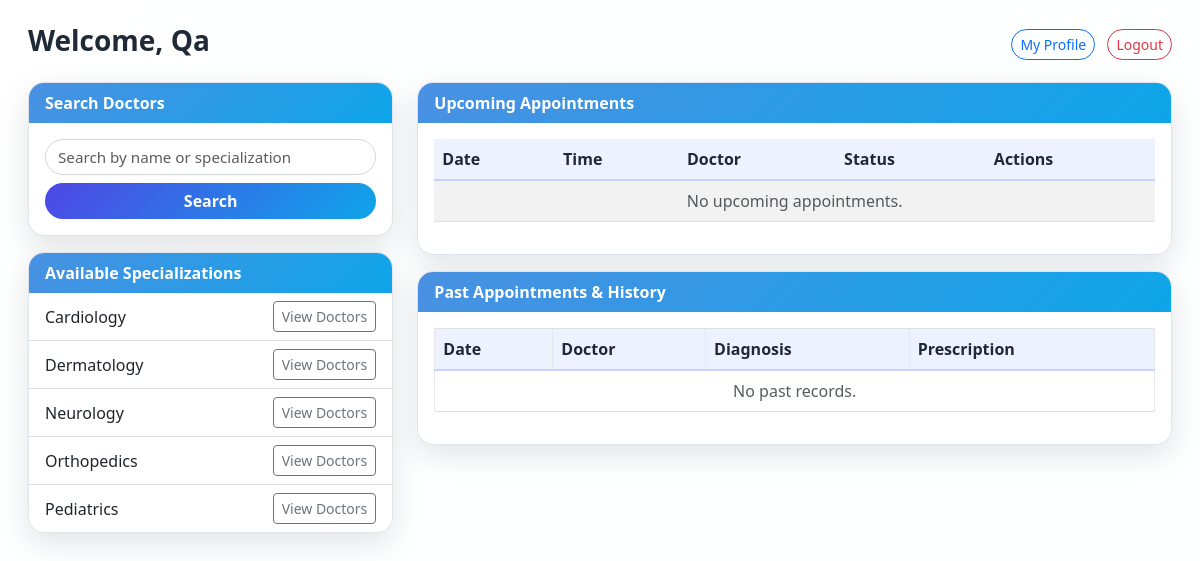
Page /patient (signed in) on the earlier database version.
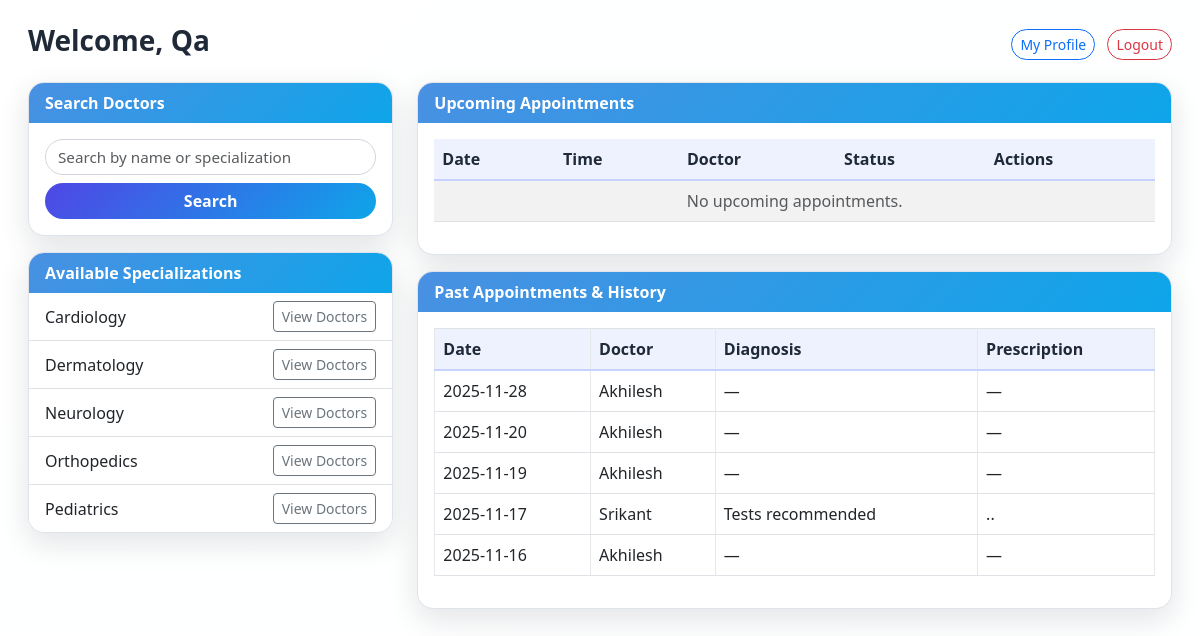
Same page on the later database version.
### models.py (models this page shows, shortened)
class Department(db.Model):
    id = db.Column(db.Integer, primary_key=True)
    name = db.Column(db.String(100), unique=True, nullable=False, index=True)
    description = db.Column(db.Text, nullable=True)
    created_at = db.Column(db.DateTime, default=datetime.utcnow)
    doctors = db.relationship('Doctor', backref='department', lazy=True)

class Appointment(db.Model):
    id = db.Column(db.Integer, primary_key=True)
    doctor_id = db.Column(db.Integer, db.ForeignKey('doctor.id'), nullable=False, index=True)
    patient_id = db.Column(db.Integer, db.ForeignKey('patient.id'), nullable=False, index=True)
    date = db.Column(db.Date, nullable=False, index=True)
    start_time = db.Column(db.Time, nullable=False)
    end_time = db.Column(db.Time, nullable=False)
    status = db.Column(db.String(20), default='Booked', nullable=False, index=True)
    created_at = db.Column(db.DateTime, default=datetime.utcnow)
    treatment = db.relationship('Treatment', backref='appointment', uselist=False, cascade="all, delete-orphan")

class Doctor(db.Model):
    id = db.Column(db.Integer, primary_key=True)
    name = db.Column(db.String(100), nullable=False, index=True)
    specialization_id = db.Column(db.Integer, db.ForeignKey('department.id'), nullable=False)
    availability = db.Column(db.String(500), nullable=True)
    email = db.Column(db.String(100), unique=True, nullable=False, index=True)
    password = db.Column(db.String(200), nullable=False)
    contact = db.Column(db.String(20), nullable=True)
    is_active = db.Column(db.Boolean, default=True, nullable=False)   # blacklist / soft-delete
    created_at = db.Column(db.DateTime, default=datetime.utcnow)
    appointments = db.relationship('Appointment', backref='doctor', lazy=True)
    avail_slots = db.relationship('DoctorAvailability', backref='doctor', lazy=True, cascade="all, delete-orphan")

class Treatment(db.Model):
    id = db.Column(db.Integer, primary_key=True)
    appointment_id = db.Column(db.Integer, db.ForeignKey('appointment.id'), nullable=False, unique=True)
    diagnosis = db.Column(db.Text, nullable=True)
    prescription = db.Column(db.Text, nullable=True)
    notes = db.Column(db.Text, nullable=True)
    created_at = db.Column(db.DateTime, default=datetime.utcnow)

### app.py (the view)
@app.route('/patient')
@patient_required
def patient_dashboard():
    patient_id = session.get('patient_id')
    today = date.today()
    upcoming = Appointment.query.filter(
        Appointment.patient_id == patient_id,
        Appointment.date >= today
    ).order_by(Appointment.date, Appointment.start_time).all()
    past = Appointment.query.filter(
        Appointment.patient_id == patient_id,
        Appointment.date < today
    ).order_by(Appointment.date.desc(), Appointment.start_time.desc()).all()
    departments = Department.query.order_by(Department.name).all()
    return render_template(
        'patient_dashboard.html',
        user=session.get('user'),
        upcoming=upcoming,
        past=past,
        departments=departments
    )

### app.py (called while the page is built)
def patient_required(func):
    from functools import wraps
    @wraps(func)
    def wrapper(*args, **kwargs):
        if session.get('role') != 'patient':
            flash("Patient login required", "warning")
            return redirect(url_for('login'))
        return func(*args, **kwargs)
    return wrapper

### templates/patient_dashboard.html (shortened to what this page needs)
<!DOCTYPE html>
<html>
<head>
  <link href="https://cdn.jsdelivr.net/npm/bootstrap@5.3.0/dist/css/bootstrap.min.css" rel="stylesheet">
</head>
<body class="container-fluid mt-4">
  <div class="d-flex justify-content-between align-items-center mb-3 px-3">
    <h3>Welcome, {{ user }}</h3>
    <div>
      <a href="{{ url_for('patient_profile') }}" class="btn btn-outline-primary btn-sm">My Profile</a>
      <a href="{{ url_for('logout') }}" class="btn btn-outline-danger btn-sm ms-2">Logout</a>
    </div>
  </div>
  <div class="row px-3">
    <div class="col-md-4 mb-4">
      <div class="card mb-3">
        <div class="card-header">Search Doctors</div>
        <div class="card-body">
          <form method="get" action="{{ url_for('patient_search_doctors') }}">
            <div class="mb-2">
              <input type="text" name="q" class="form-control" placeholder="Search by name or specialization">
            </div>
            <button class="btn btn-primary w-100">Search</button>
          </form>
        </div>
      </div>
      <div class="card">
        <div class="card-header">Available Specializations</div>
        <ul class="list-group list-group-flush">
          {% for dept in departments %}
          <li class="list-group-item d-flex justify-content-between align-items-center">
            {{ dept.name }}
            <a href="{{ url_for('patient_search_doctors', dept_id=dept.id) }}"
               class="btn btn-sm btn-outline-secondary">View Doctors</a>
          </li>
          {% else %}
          <li class="list-group-item text-muted">No departments listed.</li>
          {% endfor %}
        </ul>
      </div>
    </div>
    <div class="col-md-8">
      <div class="card mb-3">
        <div class="card-header">Upcoming Appointments</div>
        <div class="card-body table-responsive">
          <table class="table table-striped align-middle">
            <thead>
              <tr>
                <th>Date</th>
                <th>Time</th>
                <th>Doctor</th>
                <th>Status</th>
                <th>Actions</th>
              </tr>
            </thead>
            <tbody>
              {% for a in upcoming %}
              <tr>
                <td>{{ a.date.strftime('%Y-%m-%d') }}</td>
                <td>{{ a.start_time.strftime('%H:%M') }} - {{ a.end_time.strftime('%H:%M') }}</td>
                <td>{{ a.doctor.name }}</td>
                <td>{{ a.status }}</td>
                <td>
                  <a href="{{ url_for('patient_view_appointment', appt_id=a.id) }}"
                     class="btn btn-sm btn-outline-primary">Details</a>
                  {% if a.status == 'Booked' %}
                    <a href="{{ url_for('patient_reschedule_appointment', appt_id=a.id) }}"
                      class="btn btn-sm btn-outline-primary">
                      Reschedule
                    </a>
                    <a href="{{ url_for('patient_cancel_appointment', appt_id=a.id) }}"
                       class="btn btn-sm btn-outline-danger"
                       onclick="return confirm('Cancel this appointment?');">Cancel</a>
                  {% endif %}
                </td>
              </tr>
              {% else %}
              <tr><td colspan="5" class="text-muted text-center">No upcoming appointments.</td></tr>
              {% endfor %}
            </tbody>
          </table>
        </div>
      </div>
      <div class="card">
        <div class="card-header">Past Appointments & History</div>
        <div class="card-body table-responsive">
          <table class="table table-bordered align-middle">
            <thead>
              <tr>
                <th>Date</th>
                <th>Doctor</th>
                <th>Diagnosis</th>
                <th>Prescription</th>
              </tr>
            </thead>
            <tbody>
              {% for a in past %}
              <tr>
                <td>{{ a.date.strftime('%Y-%m-%d') }}</td>
                <td>{{ a.doctor.name }}</td>
                <td>{{ a.treatment.diagnosis if a.treatment else '—' }}</td>
                <td>{{ a.treatment.prescription if a.treatment else '—' }}</td>
              </tr>
              {% else %}
              <tr><td colspan="4" class="text-muted text-center">No past records.</td></tr>
              {% endfor %}
            </tbody>
          </table>
        </div>
      </div>
    </div>
  </div>
</body>
</html>

### templates/patient_dashboard.html (style rules this page uses)
body { min-height: 100vh; background: linear-gradient(135deg, #ffffff, #feffff); font-family: system-ui, -apple-system, BlinkMacSystemFont, "Segoe UI", sans-serif; }
h3 { font-weight: 600; color: #1f2937; }
.card { border-radius: 16px; border: 1px solid rgba(148, 163, 184, 0.3); box-shadow: 0 10px 30px rgba(15, 23, 42, 0.12); overflow: hidden; background-color: #ffffffee; }
.card-header { background: linear-gradient(135deg, #4a90e2, #0ea5e9); color: #ffffff; font-weight: 600; border-bottom: none; }
.form-control { border-radius: 999px; border: 1px solid #d1d5db; font-size: 0.95rem; }
.btn-primary { background: linear-gradient(135deg, #4f46e5, #0ea5e9); border: none; border-radius: 999px; font-weight: 600; }
.btn-outline-primary { border-radius: 999px; }
.btn-outline-danger { border-radius: 999px; }
.table thead th { background-color: #eef2ff; border-bottom: 2px solid #c7d2fe; color: #1f2937; }
.table-striped > tbody > tr:nth-of-type(odd) { background-color: #f9fafb; }
.table-bordered > :not(caption) > * > * { border-color: #e5e7eb; }

Differences in the rows shown:
added Appointment: date "2025-11-28", doctor.name "Akhilesh", treatment "—"
added Appointment: date "2025-11-20", doctor.name "Akhilesh", treatment "—"
added Appointment: date "2025-11-19", doctor.name "Akhilesh", treatment "—"
added Appointment: date "2025-11-17", doctor.name "Srikant", treatment "Tests recommended", treatment ".."
added Appointment: date "2025-11-16", doctor.name "Akhilesh", treatment "—"
Other differences:
text no longer shown: "No past records."
